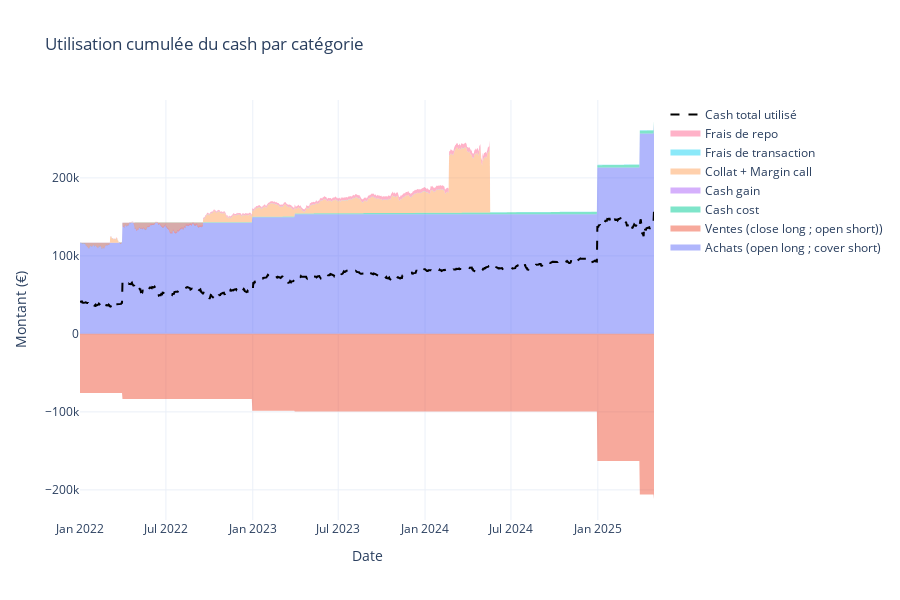
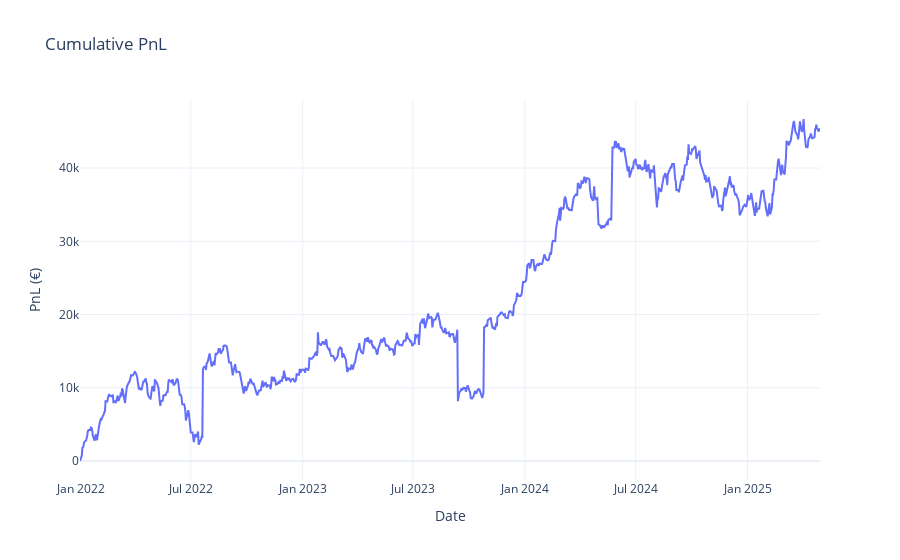
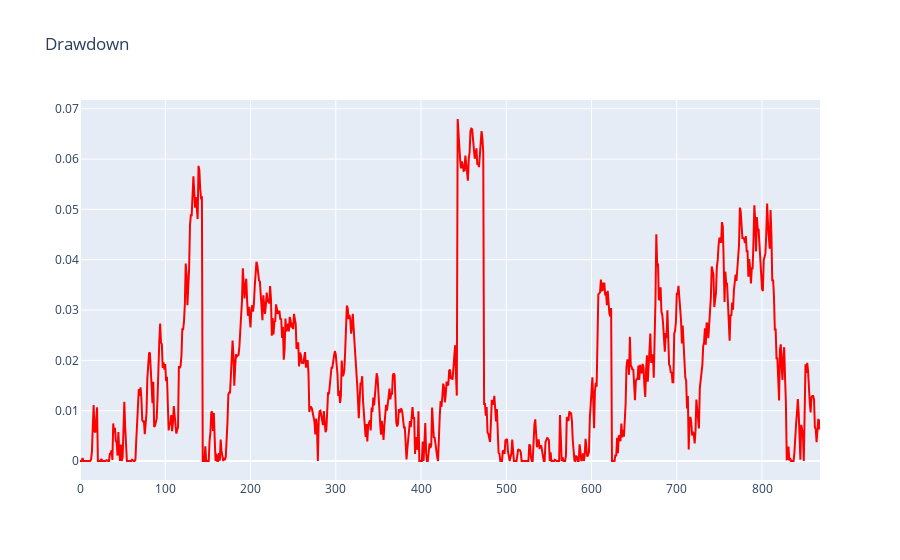
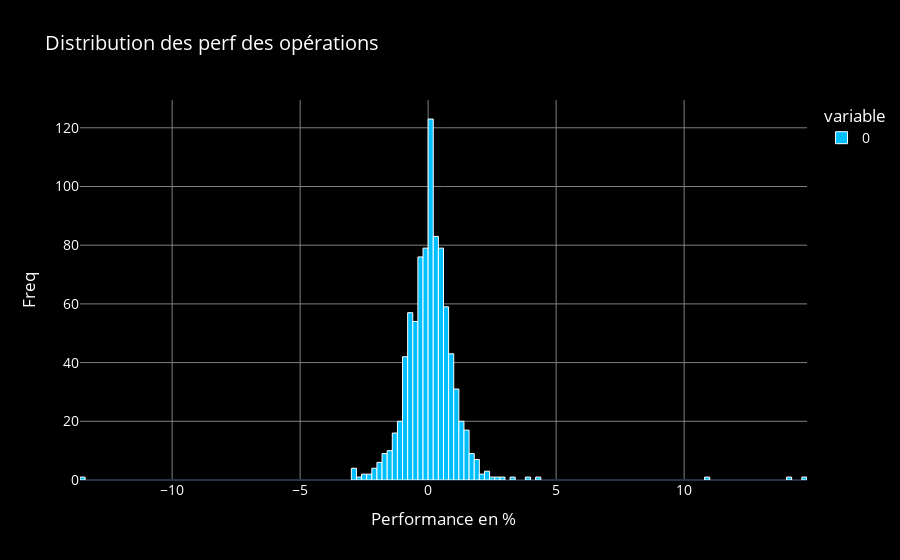

Notebook source saved alongside these figures, in order:
### Code cell
engine = BacktestEngine(orders_df_input, df_stock_prices)
engine.run()

# Récupérer les outputs
print(engine.summary())  # Les métriques
engine.plot_graphs()

### Figure 1 — Plotly figure (JSON) as saved in the notebook; plotly's stock layout.template omitted (floating-point values rounded to 4 significant figures; data arrays with more than 128 entries replaced by an {"elided": "..."} marker saying what was removed)
{"data": [{"line": {"color": "blue"}, "mode": "none", "name": "Achats (open long ; cover short)", "stackgroup": "out", "type": "scatter", "x": {"elided": "1217 str values"}, "y": {"elided": "1217 float values"}}, {"line": {"color": "green"}, "mode": "none", "name": "Ventes (close long ; open short))", "stackgroup": "in", "type": "scatter", "x": {"elided": "1217 str values"}, "y": {"elided": "1217 float values"}}, {"mode": "none", "name": "Cash cost", "stackgroup": "out", "type": "scatter", "x": {"elided": "1217 str values"}, "y": {"elided": "1217 float values"}}, {"mode": "none", "name": "Cash gain", "stackgroup": "in", "type": "scatter", "x": {"elided": "1217 str values"}, "y": {"elided": "1217 int values"}}, {"line": {"color": "orange"}, "mode": "none", "name": "Collat + Margin call", "stackgroup": "out", "type": "scatter", "x": {"elided": "1217 str values"}, "y": {"elided": "869 float values"}}, {"line": {"color": "red"}, "mode": "none", "name": "Frais de transaction", "stackgroup": "out", "type": "scatter", "x": {"elided": "1217 str values"}, "y": {"elided": "1217 float values"}}, {"line": {"color": "purple"}, "mode": "none", "name": "Frais de repo", "stackgroup": "out", "type": "scatter", "x": {"elided": "1217 str values"}, "y": {"elided": "869 float values"}}, {"line": {"color": "black", "dash": "dash"}, "mode": "lines", "name": "Cash total utilisé", "type": "scatter", "x": {"elided": "1217 str values"}, "y": {"elided": "1217 float values"}}], "layout": {"height": 600, "hovermode": "x unified", "title": {"text": "Utilisation cumulée du cash par catégorie"}, "xaxis": {"title": {"text": "Date"}}, "yaxis": {"title": {"text": "Montant (€)"}}}}

### Figure 2 — Plotly figure (JSON) as saved in the notebook; plotly's stock layout.template omitted (floating-point values rounded to 4 significant figures; data arrays with more than 128 entries replaced by an {"elided": "..."} marker saying what was removed)
{"data": [{"name": "PnL", "type": "scatter", "x": {"elided": "869 str values"}, "y": {"elided": "869 float values"}}], "layout": {"hovermode": "x unified", "title": {"text": "Cumulative PnL"}, "xaxis": {"title": {"text": "Date"}}, "yaxis": {"title": {"text": "PnL (€)"}}}}

### Figure 3 — Plotly figure (JSON) as saved in the notebook; plotly's stock layout.template omitted (floating-point values rounded to 4 significant figures; data arrays with more than 128 entries replaced by an {"elided": "..."} marker saying what was removed)
{"data": [{"line": {"color": "red"}, "name": "Drawdown", "type": "scatter", "y": {"elided": "869 float values"}}], "layout": {"title": {"text": "Drawdown"}}}

### Figure 4 — Plotly figure (JSON) as saved in the notebook; plotly's stock layout.template omitted (floating-point values rounded to 4 significant figures; data arrays with more than 128 entries replaced by an {"elided": "..."} marker saying what was removed)
{"data": [{"alignmentgroup": "True", "bingroup": "x", "hovertemplate": "variable=0<br>Performance en %=%{x}<br>count=%{y}<extra></extra>", "legendgroup": "0", "marker": {"color": "deepskyblue", "line": {"color": "white", "width": 1}, "pattern": {"shape": ""}}, "name": "0", "offsetgroup": "0", "orientation": "v", "showlegend": true, "type": "histogram", "x": {"elided": "868 float values"}, "xaxis": "x", "yaxis": "y"}], "layout": {"barmode": "relative", "font": {"color": "white", "size": 14}, "legend": {"title": {"text": "variable"}, "tracegroupgap": 0}, "paper_bgcolor": "black", "plot_bgcolor": "black", "title": {"text": "Distribution des perf des opérations"}, "xaxis": {"anchor": "y", "domain": [0, 1], "gridcolor": "gray", "showgrid": true, "title": {"text": "Performance en %"}}, "yaxis": {"anchor": "x", "domain": [0, 1], "gridcolor": "gray", "showgrid": true, "title": {"text": "Freq"}}}}
